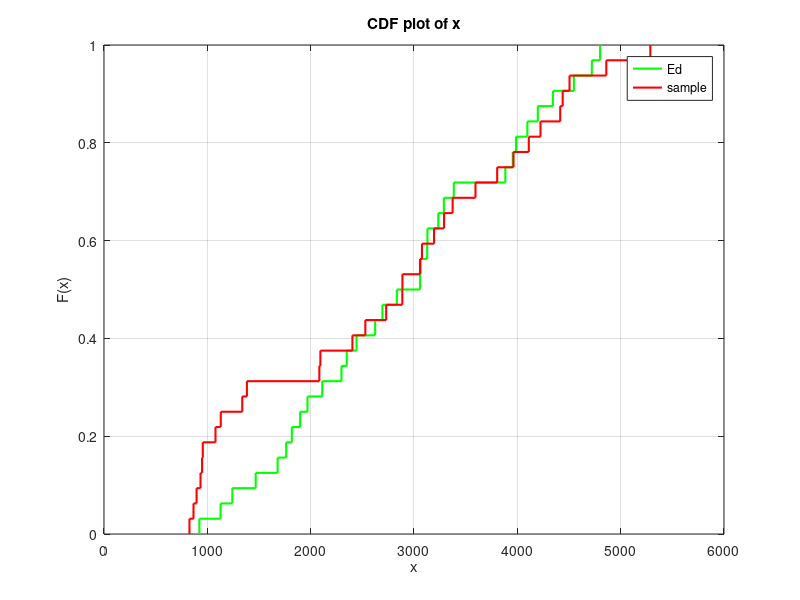
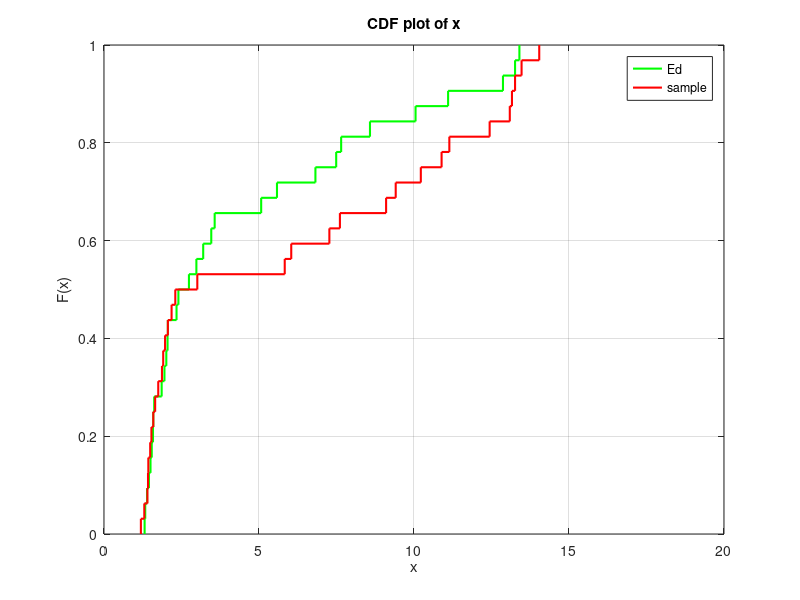

MATLAB code for these plots, in order:
% data sets
Ed1_bandwidth = [1128,2349,1763,923,1898,1680,3130,1969,1818,4198,2444,4547,3884,4721,3235,2298,1242,3059,2694,3289,2624,3064,1468,3385,4097,4801,3128,2834,3956,3987,2112,4344];
%Ed2_bandwidth =
sample1_bandwidth = [1079,2888,1383,934,896,1338,2529,2094,866,3194,3077,4439,3805,3595,3058,956,5287,2731,2084,949,4224,2887,1130,3291,4415,4111,4861,2404,3963,3374,827,4505];
%sample2_bandwidth =

Ed1_time = [5.58,13.40,3.57,6.82,13.26,7.49,10.05,3.20,3.46,1.50,12.87,1.39,1.62,1.33,1.95,2.74,5.07,2.06,2.34,7.65,2.40,2.05,8.58,1.86,1.54,1.31,2.01,11.10,1.59,1.58,2.98,1.45];
%Ed2_time =
sample1_time = [5.83,10.89,9.10,13.47,14.04,9.41,12.44,3.01,7.27,1.97,10.22,1.42,1.65,1.75,2.06,13.16,1.19,2.30,6.04,13.26,1.49,2.18,11.14,1.91,1.43,1.53,1.30,13.09,1.59,1.87,7.61,1.40];
%sample2_time =

figure(1)
y1=cdfplot(Ed1_bandwidth);
hold on
%y2=cdfplot(Ed2_bandwidth);
%hold on
y3 = cdfplot(sample1_bandwidth);
hold on
%y4 = cdfplot(sample2_bandwidth);
set(y1,'LineWidth',1.5,'color','g');
%set(y2,'LineWidth',1.5,'color','b');
set(y3,'LineWidth',1.5,'color','r');
%set(y4,'LineWidth',1.5,'color','m');
%legend('Ed1','Ed2','sample1','sample2');
legend('Ed','sample');

figure(2)
y5 = cdfplot(Ed1_time);
hold on
%y6 = cdfplot(Ed2_time);
%hold on
y7 = cdfplot(sample1_time);
hold on
%y8 = cdfplot(sample2_time);
%hold on
set(y5,'LineWidth',1.5,'color','g');
%set(y6,'LineWidth',1.5,'color','b');
set(y7,'LineWidth',1.5,'color','r');
%set(y8,'LineWidth',1.5,'color','m');
%legend('Ed1','Ed2','sample1','sample2');
legend('Ed','sample');
